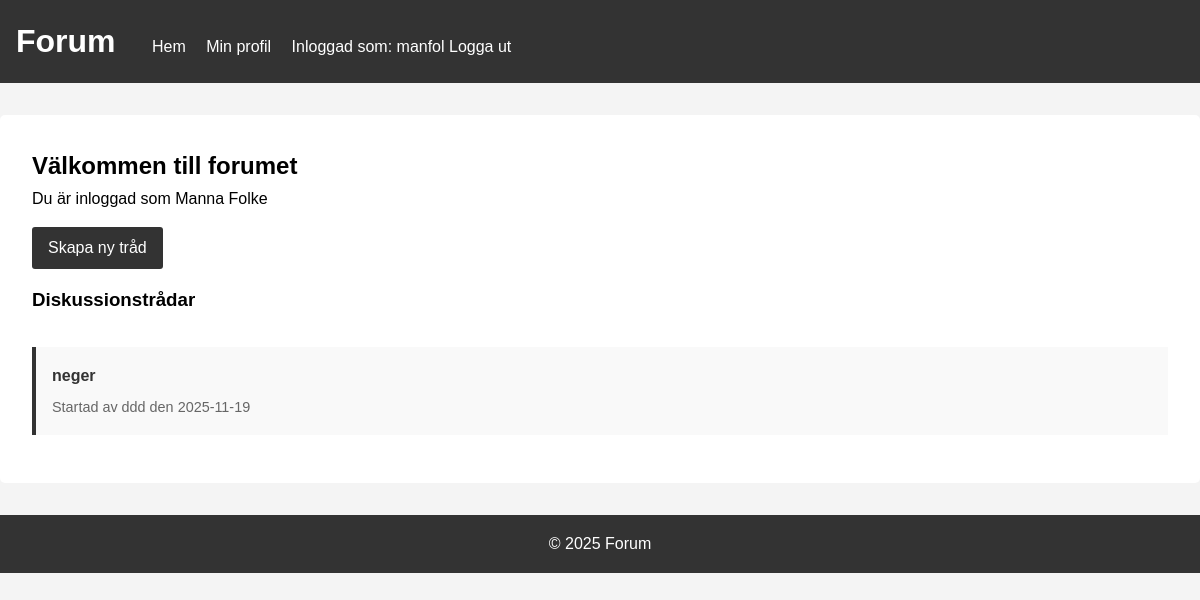
/ (signed in), run on the app's committed database.
### tables this page shows
CREATE TABLE topics (
        id INTEGER PRIMARY KEY AUTOINCREMENT,
        title TEXT NOT NULL,
        user_id INTEGER NOT NULL,
        created_at TIMESTAMP DEFAULT CURRENT_TIMESTAMP,
        FOREIGN KEY (user_id) REFERENCES users(id)
    );

CREATE TABLE users (
        id INTEGER PRIMARY KEY AUTOINCREMENT,
        username TEXT UNIQUE NOT NULL,
        password TEXT NOT NULL,
        name TEXT NOT NULL,
        email TEXT,
        bio TEXT,
        created_at TIMESTAMP DEFAULT CURRENT_TIMESTAMP
    );

### app.py (the view)
@app.route('/')
def index():
    topics = get_all_topics()
    return render_template('index.html', topics=topics)

### databas.py (called while the page is built)
def get_connection():
    conn = sqlite3.connect('forum.db')
    conn.row_factory = sqlite3.Row
    return conn

def get_all_topics():
    conn = get_connection()
    topics = conn.execute('''
        SELECT t.*, u.username, u.name
        FROM topics t
        JOIN users u ON t.user_id = u.id
        ORDER BY t.created_at DESC
    ''').fetchall()
    conn.close()
    return [dict(topic) for topic in topics]

### templates/index.html (shortened to what this page needs)
{% extends "base.html" %}
{% block content %}
  <h2>Välkommen till forumet</h2>
  {% if session.get('user_id') %}
    <p>Du är inloggad som {{ session.get('name') }}</p>
    <a href="{{ url_for('new_topic') }}" class="button">Skapa ny tråd</a>
  {% else %}
    <p>Logga in för att delta i diskussioner</p>
  {% endif %}
  <h3>Diskussionstrådar</h3>
  {% if topics %}
    <div class="topics-list">
      {% for topic in topics %}
        <div class="topic-item">
          <h4><a href="{{ url_for('view_topic', topic_id=topic.id) }}">{{ topic.title }}</a></h4>
          <p class="topic-meta">
            Startad av {{ topic.name }} den {{ topic.created_at[:10] }}
          </p>
        </div>
      {% endfor %}
    </div>
  {% else %}
    <p>Inga diskussionstrådar än. Var den första att skapa en!</p>
  {% endif %}
{% endblock %}

### static/style.css (style rules this page uses)
* { margin: 0; padding: 0; box-sizing: border-box; }
body { font-family: Arial, sans-serif; line-height: 1.6; background-color: #f4f4f4; }
.button { display: inline-block; background: #333; color: #fff; padding: 0.5rem 1rem; text-decoration: none; border-radius: 3px; margin: 1rem 0; cursor: pointer; }
.topics-list { margin-top: 2rem; }
.topic-item { background: #f9f9f9; padding: 1rem; margin-bottom: 1rem; border-left: 4px solid #333; }
.topic-item h4 { margin-bottom: 0.5rem; }
.topic-item h4 a { color: #333; text-decoration: none; }
.topic-meta { color: #666; font-size: 0.9rem; }

### data on the page
topics: title "neger", name "ddd", created_at "2025-11-19"

### other printed values
{{ session.get('username') }} "manfol"
{{ session.get('name') }} "Manna Folke"
